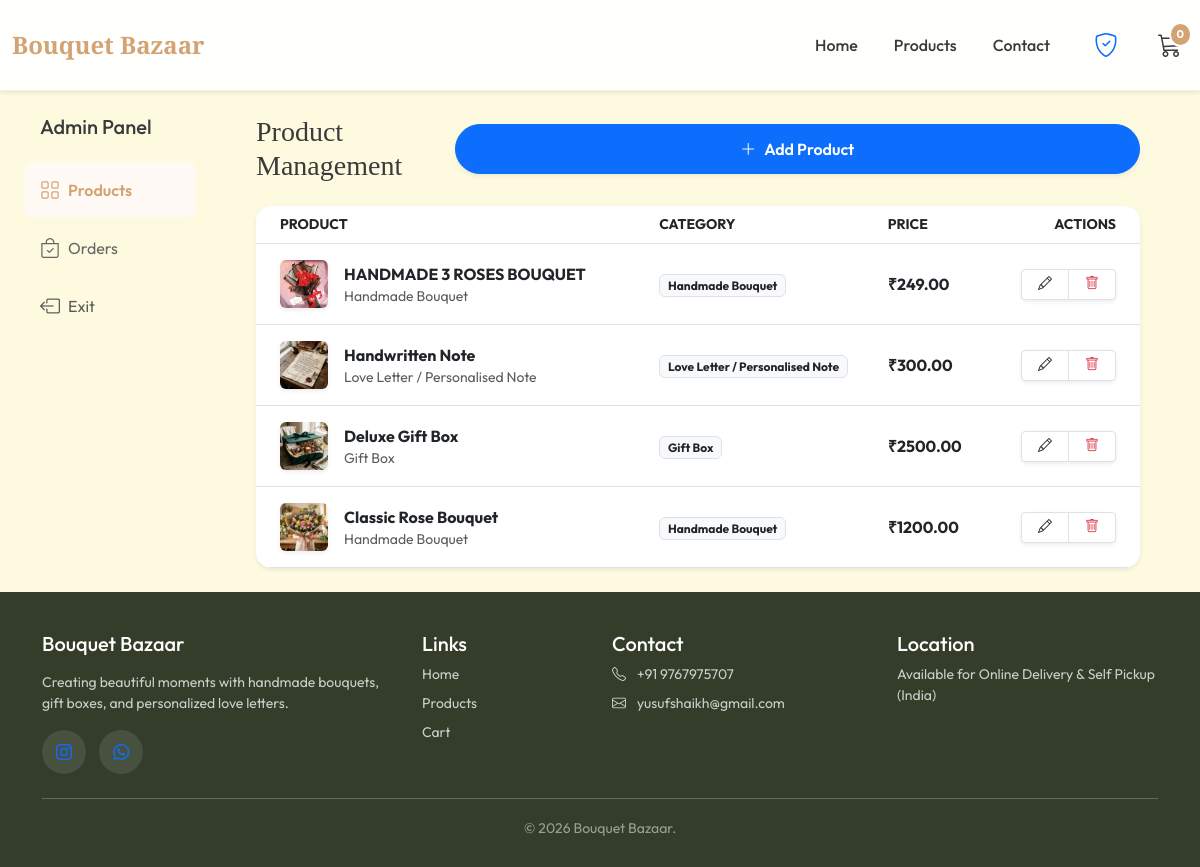
Page /admin-panel/ (signed in) on the committed database.
### website/models.py (models this page shows, shortened)
class Product(models.Model):
    CATEGORY_CHOICES = [
        ('bouquet', 'Handmade Bouquet'),
        ('gift', 'Gift Box'),
        ('letter', 'Love Letter / Personalised Note'),
    ]
    name = models.CharField(max_length=200)
    slug = models.SlugField(unique=True, blank=True)
    description = models.TextField()
    price = models.DecimalField(max_digits=10, decimal_places=2)
    image = models.ImageField(upload_to='products/', blank=True, null=True)
    category = models.CharField(max_length=20, choices=CATEGORY_CHOICES, default='bouquet')
    created_at = models.DateTimeField(auto_now_add=True)

### website/views.py (the view)
# urls.py: path('admin-panel/', views.admin_dashboard, name='admin_dashboard'),
@staff_member_required
def admin_dashboard(request):
    products = Product.objects.all().order_by('-created_at')
    return render(request, 'website/admin/dashboard.html', {'products': products})

### templates/website/admin/dashboard.html (shortened to what this page needs)
{% extends 'website/base.html' %}
{% block content %}
<div class="container-fluid px-lg-4">
    <div class="row">
        <div class="col-md-3 col-lg-2 admin-sidebar py-md-4">
            <h5 class="px-3 mb-4 d-none d-md-block">Admin Panel</h5>
            <div class="admin-nav-wrapper px-3 px-md-0">
                <a href="{% url 'admin_dashboard' %}" class="admin-nav-link active">
                    <i class="bi bi-grid me-2"></i> Products
                </a>
                <a href="{% url 'view_orders' %}" class="admin-nav-link">
                    <i class="bi bi-bag-check me-2"></i> Orders
                </a>
                <a href="{% url 'index' %}" class="admin-nav-link text-muted">
                    <i class="bi bi-box-arrow-left me-2"></i> Exit
                </a>
            </div>
        </div>
        <div class="col-md-9 col-lg-10 py-3 py-md-4 px-lg-5">
            <div class="d-flex flex-column flex-sm-row justify-content-between align-items-center mb-4 gap-3">
                <h1 class="h3 mb-0">Product Management</h1>
                <a href="{% url 'add_product' %}" class="btn btn-primary w-100 w-sm-auto shadow-sm">
                    <i class="bi bi-plus-lg me-2"></i> Add Product
                </a>
            </div>
            <div class="card border-0 shadow-sm rounded-4 overflow-hidden d-none d-md-block">
                <div class="table-responsive">
                    <table class="table table-hover align-middle mb-0">
                        <thead class="bg-light text-uppercase small fw-bold text-muted">
                            <tr>
                                <th class="px-4">Product</th>
                                <th>Category</th>
                                <th>Price</th>
                                <th class="text-end px-4">Actions</th>
                            </tr>
                        </thead>
                        <tbody>
                            {% for product in products %}
                            <tr>
                                <td class="px-4">
                                    <div class="d-flex align-items-center py-2">
                                        <img src="{{ product.image.url }}" class="rounded shadow-sm me-3" style="width: 48px; height: 48px; object-fit: cover;">
                                        <div>
                                            <div class="fw-bold">{{ product.name }}</div>
                                            <div class="small text-muted">{{ product.get_category_display }}</div>
                                        </div>
                                    </div>
                                </td>
                                <td><span class="badge bg-light text-dark border">{{ product.get_category_display }}</span></td>
                                <td class="fw-bold">₹{{ product.price }}</td>
                                <td class="text-end px-4">
                                    <div class="btn-group shadow-sm">
                                        <a href="{% url 'edit_product' product.pk %}" class="btn btn-sm btn-white border px-3">
                                            <i class="bi bi-pencil"></i>
                                        </a>
                                        <button class="btn btn-sm btn-white border text-danger px-3" onclick="confirmDelete('{{ product.name }}', '{% url 'delete_product' product.pk %}')">
                                            <i class="bi bi-trash"></i>
                                        </button>
                                    </div>
                                </td>
                            </tr>
                            {% empty %}
                            <tr><td colspan="4" class="text-center py-5 text-muted">No products yet.</td></tr>
                            {% endfor %}
                        </tbody>
                    </table>
                </div>
            </div>
        </div>
    </div>
</div>
{% endblock %}

### rows in the picture
Product: image (picture), name "HANDMADE 3 ROSES BOUQUET", category "Handmade Bouquet", price "249.00"
Product: image (picture), name "Handwritten Note", category "Love Letter / Personalised Note", price "300.00"
Product: image (picture), name "Deluxe Gift Box", category "Gift Box", price "2500.00"
Product: image (picture), name "Classic Rose Bouquet", category "Handmade Bouquet", price "1200.00"
